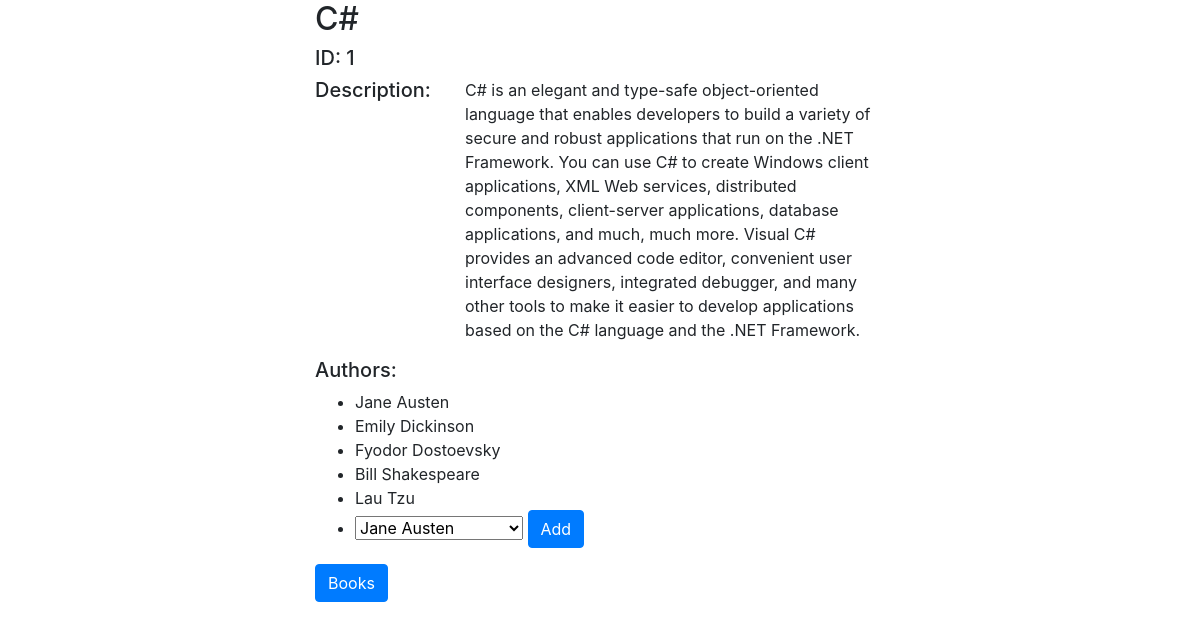
Screenshot of /books/1 with the database file from the repository.
### books_authors_app/models.py (models this page shows)
class Book(models.Model):
    title = models.CharField(max_length=255)
    desc = models.TextField()
    created_at = models.DateTimeField(auto_now_add=True)
    updated_at = models.DateTimeField(auto_now=True)

class Author(models.Model):
    first_name = models.CharField(max_length=45)
    last_name = models.CharField(max_length=45)
    books = models.ManyToManyField(Book, related_name="authors")
    notes = models.TextField(default="Add notes here")
    created_at = models.DateTimeField(auto_now_add=True)
    updated_at = models.DateTimeField(auto_now=True)

### books_authors_app/views.py (the view)
# urls.py: path('books/<int:book_id>', views.books),
def books(request, book_id):
    this_book = Book.objects.get(id=book_id)
    context = {
        "title" : this_book.title,
        "desc" : this_book.desc,
        "id" : this_book.id,
        "authors" : this_book.authors.all(),
        "all_the_authors" : Author.objects.all(),
        "all_the_books" : Book.objects.all()
    }
    return render(request, 'books.html', context)

### books_authors_app/templates/books.html (shortened to what this page needs)
<!DOCTYPE html>
<html lang="en">
<head>
    {% load static %}
    <link rel="stylesheet" href="{% static 'css/style.css' %}">
    <link rel="stylesheet" href="https://stackpath.bootstrapcdn.com/bootstrap/4.3.1/css/bootstrap.min.css">
</head>
<body>
    <div class="container-fluid">
        <div class="row justify-content-left">
            <div class="col-3"></div>
            <div class="col-6">
                <h2>{{title}}</h2>
                <h5>ID: {{id}}</h5>
                <div class="row">
                    <div class="col-3">
                        <h5>Description:</h5>
                    </div>
                    <div class="col-9">
                        <p>{{desc}}</p>
                    </div>
                </div>
            </div>
            <div class="col-3"></div>
        </div>
        <div class="row justify-content-left">
            <div class="col-3"></div>
            <div class="col-6">
                <h5>Authors:</h5>
                    <ul>
                        {% for author in authors %}
                            <li>{{author.first_name}} {{author.last_name}}</li>
                        {% endfor %}
                            <li>
                                <form action="/append_author" method="POST">
                                    <select name="author_id">
                                        {% for author in all_the_authors %}
                                            <option value="{{author.id}}">{{author.first_name}} {{author.last_name}}</option>
                                        {% endfor %}
                                    </select>
                                    <button class="btn btn-primary">Add</button>
                                </form>
                            </li>
                    </ul>
                    <a class="btn btn-primary" href="/" role="button">Books</a>
            </div>
            <div class="col-3"></div>
        </div>
    </div>
</body>
</html>

### rows the page displays
Book: title "C#", desc "C# is an elegant and type-safe object-oriented language that enables developers to build a variety of secure and robust applications that run on the .NET Framework. You can use C# to create Windows client applications, XML Web services, distributed components, client-server applications, database applications, and much, much more. Visual C# provides an advanced code editor, convenient user interface designers, integrated debugger, and many other tools to make it easier to develop applications based on the C# language and the .NET Framework."
Author: first_name "Jane", last_name "Austen"
Author: first_name "Emily", last_name "Dickinson"
Author: first_name "Fyodor", last_name "Dostoevsky"
Author: first_name "Bill", last_name "Shakespeare"
Author: first_name "Lau", last_name "Tzu"

### other values shown
{{ id }} "1"
form field author_id "Jane Austen"
